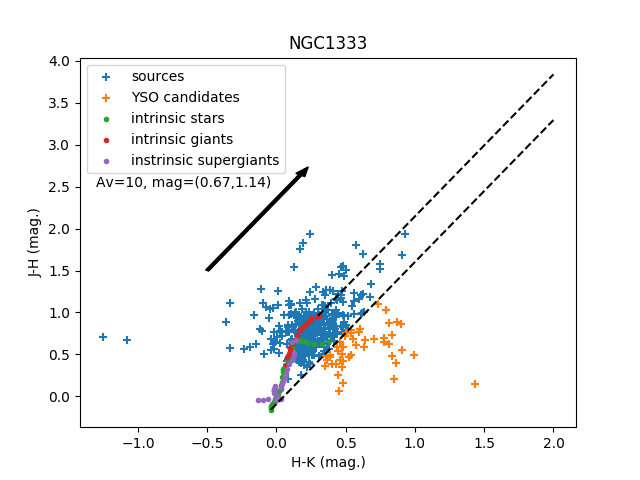

Write the Python code that produced this figure.
import numpy as np
import matplotlib.pyplot as plt
# --------------- files ------------------------------------------
#file_ngc = '2MASS.txt'
file_ngc = 'ds9.tsv'
file_mainseq = 'MainSeqJHK.txt'
file_giant = 'GiantJHK.txt'
file_super = 'SuperGiantJHK.txt'
file_Cext = 'Cext.txt'
lambda_band = [1.235, 1.662, 2.159]     # wavelength of J H K band
# --------------- y=ax+b -----------------------------------------
def f(x, a, x0, y0):
    b = y0 - a*x0
    return a*x + b
# --------------- load file --------------------------------------
#data = np.loadtxt(file_ngc, skiprows=3, usecols=[0,1,2,3,4])
data = np.loadtxt(file_ngc, delimiter='\t',skiprows=1, usecols=[0,1,3,5,7])
mainseq = np.loadtxt(file_mainseq, skiprows=1)
giant = np.loadtxt(file_giant, skiprows=1)
superg = np.loadtxt(file_super, skiprows=1)
c_ext_model = np.flip(np.loadtxt(file_Cext, skiprows=3, usecols=[0,3]), axis=0)
# --------------- main -------------------------------------------
j_h = data[:,2] - data[:,3]
h_k = data[:,3] - data[:,4]
result = np.vstack((j_h,h_k)).T
data = np.concatenate((data, result), axis=1)
stand = np.concatenate((mainseq, giant, superg), axis=0)
c_ext = np.interp(lambda_band, c_ext_model[:,0], c_ext_model[:,1])
slope_ext = (c_ext[0]-c_ext[1])/(c_ext[1]-c_ext[2])
JHmin = np.argmin(stand[:,0], axis=0)
JHmax = np.argmax(stand[:,0], axis=0)
YSO = j_h < f(h_k, slope_ext, stand[JHmin,1], stand[JHmin,0])
# --------------- output -----------------------------------------
data = data[:,[0,1,5,6]]
colormax = np.linspace(stand[JHmax,1], 2, 100)
colormin = np.linspace(stand[JHmin,1], 2, 100)
np.savetxt('YSO.txt', data[YSO,:], delimiter=' ', header='ra dec J-H H-K', fmt='%.4f')
JH = (c_ext[0]-c_ext[1])*10/3.1/(6.415e-22-4.896e-22)
HK = (c_ext[1]-c_ext[2])*10/3.1/(6.415e-22-4.896e-22)
plt.scatter(data[:,3], data[:,2], marker='+', label='sources')
plt.scatter(data[YSO,3], data[YSO,2], marker='+', label='YSO candidates')
plt.scatter(mainseq[:,1], mainseq[:,0], marker='.', label='intrinsic stars')
plt.scatter(giant[:,1], giant[:,0], marker='.', label='intrinsic giants')
plt.scatter(superg[:,1], superg[:,0], marker='.', label='instrinsic supergiants')
plt.arrow(-0.5, 1.5, HK, JH,width=0.025, color='k', label='Av=10, mag=(0.67, 1.14)')
plt.text(-1.3,2.5, 'Av=10, mag=(0.67,1.14)')
plt.plot(colormax, f(colormax, slope_ext, stand[JHmax,1], stand[JHmax,0]), '--', c='k')
plt.plot(colormin, f(colormin, slope_ext, stand[JHmin,1], stand[JHmin,0]), '--', c='k')
plt.title('NGC1333')
plt.xlabel('H-K (mag.)')
plt.ylabel('J-H (mag.)')
plt.legend(loc='upper left')
plt.show()
